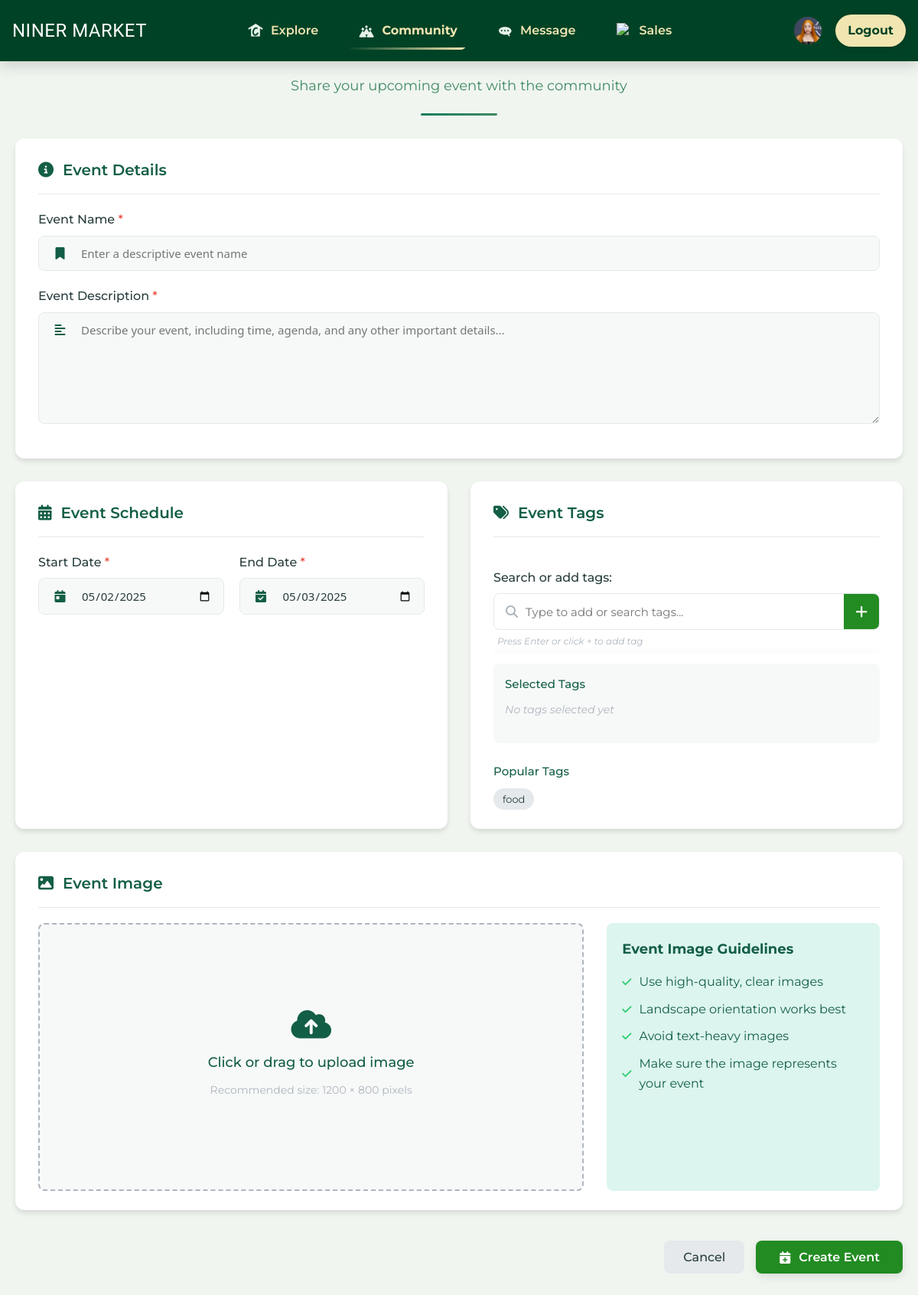
Before: /community/create/ (signed in) with the older database file.
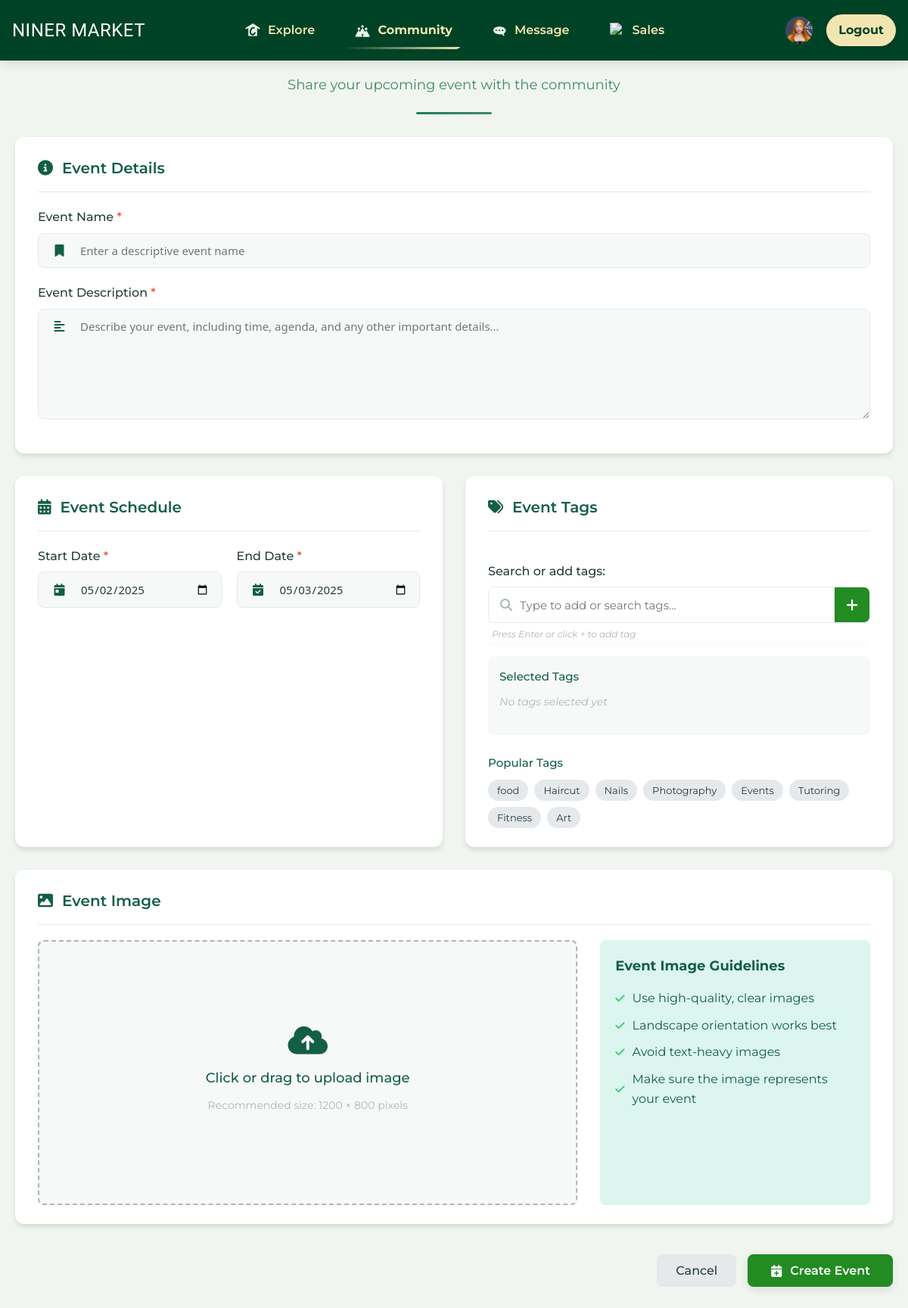
After: the same page with the newer database file.
### base/views.py (the view, shortened to what this page needs)
# urls.py: path('community/create/', views.create_post, name='create-post'),
@login_required
def create_post(request):
    all_tags = Tag.objects.all()
    return render(request, 'base/create_post.html', {'all_tags': all_tags})

### base/templates/base/create_post.html (shortened to what the changed rows need)
<!DOCTYPE html>
{% load static %}
<html lang="en">
<head>
  <link rel="stylesheet" href="{% static 'css/create_post.css' %}">
  <link rel="stylesheet" href="https://cdnjs.cloudflare.com/ajax/libs/font-awesome/6.4.0/css/all.min.css">
</head>
<body>
  {% include 'navbar.html' %}
  <div class="page-container">
    <div class="header-section">
      <h1>Create New Event</h1>
    </div>
    <div class="create-form-container">
      <form method="POST" enctype="multipart/form-data" class="create-form">
        <div class="form-section main-info">
          <div class="section-header">
            <h2>Event Details</h2>
          </div>
        </div>
        <div class="two-column-section">
          <div class="form-section date-section">
            <div class="section-header">
              <h2>Event Schedule</h2>
            </div>
          </div>
          <div class="form-section tag-section-container">
            <div class="section-header">
              <h2>Event Tags</h2>
            </div>
            <div class="popular-tags">
              <div class="popular-tags-list">
                {% for tag in all_tags|slice:":8" %}
                  <button type="button" class="quick-tag-btn"
                          data-tag="{{ tag.name }}"
                          data-count="{{ tag.count|default:0 }}">
                    {{ tag.name }}
                  </button>
                {% endfor %}
              </div>
            </div>
          </div>
        </div>
        <div class="form-section image-section">
          <div class="section-header">
            <h2>Event Image</h2>
          </div>
        </div>
      </form>
    </div>
  </div>
</body>
</html>

Changed rows visible on the page:
added Tag: name "Haircut"
added Tag: name "Nails"
added Tag: name "Photography"
added Tag: name "Events"
added Tag: name "Tutoring"
added Tag: name "Fitness"
added Tag: name "Art"
